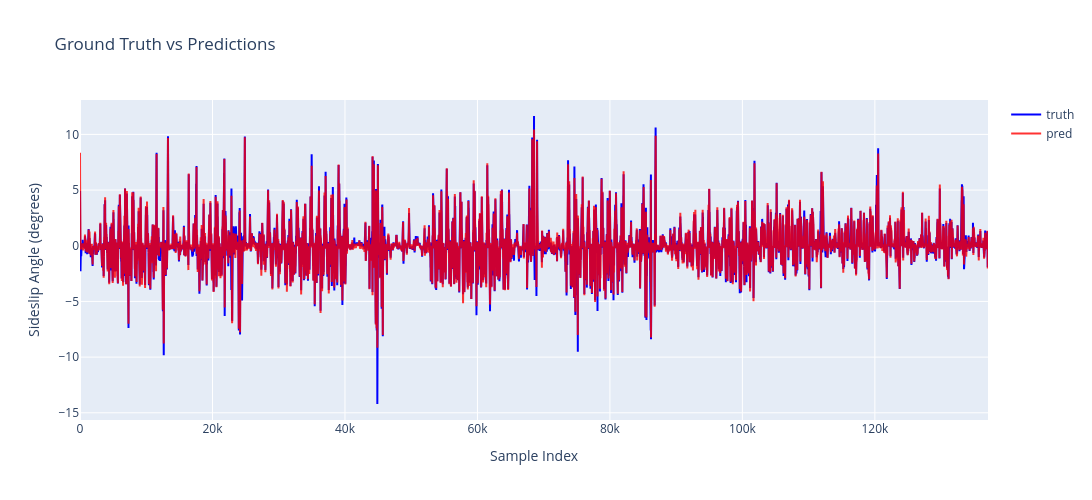

Notebook cell for this chart:
### Code cell
import plotly.graph_objects as go

# Set model to evaluation mode
model.eval()

# Storage for predictions and ground truth
total_loss = 0  
preds = []
ground_truths = []

# Generate predictions for all training data
with torch.no_grad():
    for step, (x, y) in enumerate(train_dataloader_unshuffled):
        X, y = x.to(device), y.to(device).reshape([len(y), 1])

        pred = model(X)
        loss = criterion(pred, y)
        total_loss += loss.item()
        
        # Store predictions and ground truth
        preds.append(pred.reshape(-1).cpu().numpy())
        ground_truths.append(y.reshape(-1).cpu().numpy())

    print(f"Avg. Loss: {total_loss/step}")
    
    # Concatenate all batches into single arrays
    ground_truths = np.concatenate(ground_truths)
    preds = np.concatenate(preds)

# Create interactive plot
fig = go.Figure()
fig.add_trace(go.Scatter(y=ground_truths, mode='lines', name='truth', line=dict(color='blue')))
fig.add_trace(go.Scatter(y=preds.flatten(), mode='lines', name='pred', line=dict(color='red'), opacity=0.8))
fig.update_layout(
    title='Ground Truth vs Predictions',
    xaxis_title='Sample Index',
    yaxis_title='Sideslip Angle (degrees)',
    width=1200,
    height=500
)
fig.show()

### Figure 1 — Plotly figure (JSON) as saved in the notebook; plotly's stock layout.template omitted (floating-point values rounded to 4 significant figures; data arrays with more than 128 entries replaced by an {"elided": "..."} marker saying what was removed)
{"data": [{"line": {"color": "blue"}, "mode": "lines", "name": "truth", "type": "scatter", "y": {"elided": "137080 float values"}}, {"line": {"color": "red"}, "mode": "lines", "name": "pred", "opacity": 0.8, "type": "scatter", "y": {"elided": "137080 float values"}}], "layout": {"height": 500, "title": {"text": "Ground Truth vs Predictions"}, "width": 1200, "xaxis": {"title": {"text": "Sample Index"}}, "yaxis": {"title": {"text": "Sideslip Angle (degrees)"}}}}
